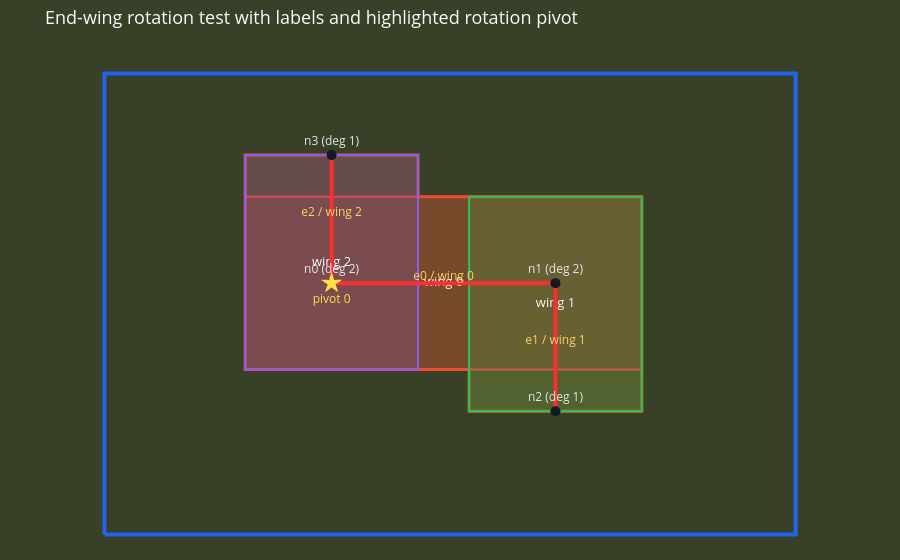

Write notebook code for a chart like this one.
### Code cell
pivot_points = [
    edit["rotation_pivot"]
    for edit in modified_result["data"]["applied_edits"]
    if abs(edit["rotation_degrees"]) > 1e-9
]

make_plan_figure(
    SITE_BOUNDARY,
    modified_result["data"]["boundary"],
    modified_result["data"]["wings"],
    title="End-wing rotation test with labels and highlighted rotation pivot",
    building_graph=modified_result["data"]["building_graph"],
    pivot_points=pivot_points,
)

### Figure 1 — Plotly figure (JSON) as saved in the notebook; plotly's stock layout.template omitted (floating-point values rounded to 4 significant figures)
{"data": [{"hoverinfo": "skip", "line": {"color": "#2563eb", "width": 4}, "mode": "lines", "name": "site", "showlegend": false, "type": "scatter", "x": [0, 72, 72, 0, 0], "y": [0, 0, 48, 48, 0]}, {"fill": "toself", "fillcolor": "rgba(249, 115, 22, 0.18)", "hoverinfo": "skip", "line": {"color": "#ea580c", "width": 3}, "mode": "lines", "name": "building", "showlegend": false, "type": "scatter", "x": [37.99, 55.99, 55.99, 55.99, 37.99, 37.99, 14.67, 14.67, 14.67, 14.67, 14.67, 32.67, 32.67, 37.99], "y": [35.17, 35.17, 17.17, 12.83, 12.83, 17.17, 17.17, 17.17, 17.17, 35.17, 39.51, 39.51, 35.17, 35.17]}, {"fill": "toself", "fillcolor": "rgba(239, 68, 68, 0.18)", "hoverinfo": "skip", "line": {"color": "#ef4444", "width": 2}, "mode": "lines", "name": "wing 0", "showlegend": false, "type": "scatter", "x": [14.67, 14.67, 55.99, 55.99, 14.67], "y": [35.17, 17.17, 17.17, 35.17, 35.17]}, {"fill": "toself", "fillcolor": "rgba(34, 197, 94, 0.18)", "hoverinfo": "skip", "line": {"color": "#22c55e", "width": 2}, "mode": "lines", "name": "wing 1", "showlegend": false, "type": "scatter", "x": [37.99, 37.99, 55.99, 55.99, 37.99], "y": [35.17, 12.83, 12.83, 35.17, 35.17]}, {"fill": "toself", "fillcolor": "rgba(139, 92, 246, 0.18)", "hoverinfo": "skip", "line": {"color": "#8b5cf6", "width": 2}, "mode": "lines", "name": "wing 2", "showlegend": false, "type": "scatter", "x": [32.67, 32.67, 14.67, 14.67, 32.67], "y": [17.17, 39.51, 39.51, 17.17, 17.17]}, {"hoverinfo": "skip", "mode": "text", "showlegend": false, "text": ["wing 0", "wing 1", "wing 2"], "textfont": {"color": "#f8fafc", "size": 13}, "textposition": "middle center", "type": "scatter", "x": [35.33, 46.99, 23.67], "y": [26.17, 24.0, 28.34]}, {"hoverinfo": "skip", "line": {"color": "#ff2d2d", "width": 4}, "mode": "lines", "showlegend": false, "type": "scatter", "x": [23.67, 46.99], "y": [26.17, 26.17]}, {"hoverinfo": "skip", "mode": "text", "showlegend": false, "text": ["e0 / wing 0"], "textfont": {"color": "#ffd166", "size": 12}, "textposition": "top center", "type": "scatter", "x": [35.33], "y": [26.17]}, {"hoverinfo": "skip", "line": {"color": "#ff2d2d", "width": 4}, "mode": "lines", "showlegend": false, "type": "scatter", "x": [46.99, 46.99], "y": [26.17, 12.83]}, {"hoverinfo": "skip", "mode": "text", "showlegend": false, "text": ["e1 / wing 1"], "textfont": {"color": "#ffd166", "size": 12}, "textposition": "top center", "type": "scatter", "x": [46.99], "y": [19.5]}, {"hoverinfo": "skip", "line": {"color": "#ff2d2d", "width": 4}, "mode": "lines", "showlegend": false, "type": "scatter", "x": [23.67, 23.67], "y": [26.17, 39.51]}, {"hoverinfo": "skip", "mode": "text", "showlegend": false, "text": ["e2 / wing 2"], "textfont": {"color": "#ffd166", "size": 12}, "textposition": "top center", "type": "scatter", "x": [23.67], "y": [32.84]}, {"hoverinfo": "text", "hovertext": ["node 0", "node 1", "node 2", "node 3"], "marker": {"color": "#111827", "size": 10}, "mode": "markers+text", "showlegend": false, "text": ["n0 (deg 2)", "n1 (deg 2)", "n2 (deg 1)", "n3 (deg 1)"], "textfont": {"color": "#e5e7eb", "size": 12}, "textposition": "top center", "type": "scatter", "x": [23.67, 46.99, 46.99, 23.67], "y": [26.17, 26.17, 12.83, 39.51]}, {"hoverinfo": "skip", "marker": {"color": "#fde047", "size": 16, "symbol": "star"}, "mode": "markers+text", "showlegend": false, "text": ["pivot 0"], "textfont": {"color": "#fde047", "size": 12}, "textposition": "bottom center", "type": "scatter", "x": [23.67], "y": [26.17]}], "layout": {"font": {"color": "#f8fafc", "size": 13}, "margin": {"b": 0, "l": 0, "r": 0, "t": 48}, "paper_bgcolor": "#384128", "plot_bgcolor": "#384128", "title": {"text": "End-wing rotation test with labels and highlighted rotation pivot"}, "xaxis": {"visible": false}, "yaxis": {"scaleanchor": "x", "scaleratio": 1, "visible": false}}}
